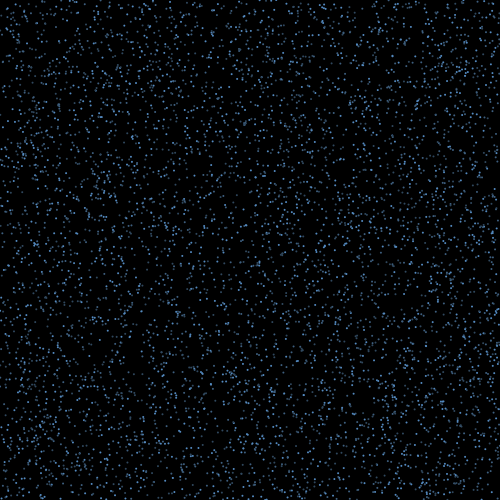
Frame 1 (no input)
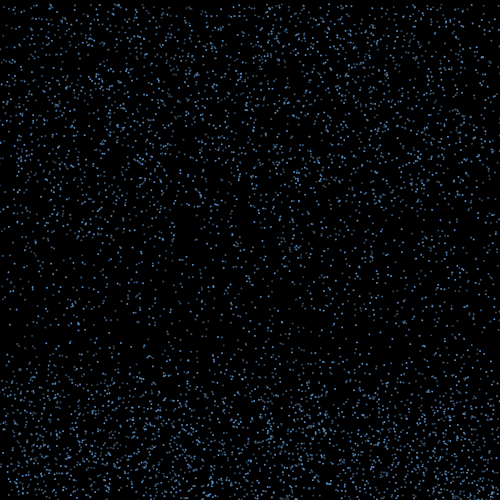
Frame 60 (the mouse pressed at the canvas centre just before this capture)
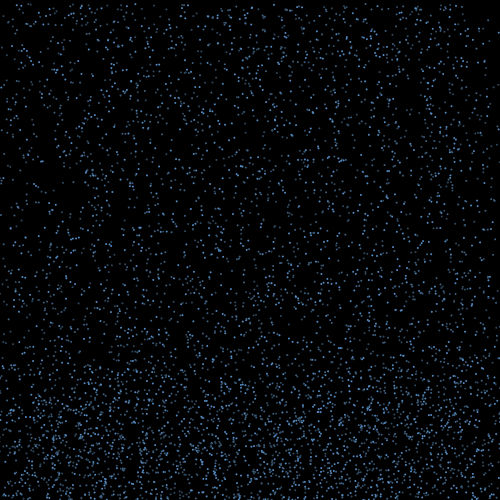
Frame 120 (the mouse held since frame 60 and released just before this capture)

The Processing sketch that drew these frames (run headless with seeded random() and noise(); from frame 60 on, the mouse is pressed at the canvas centre):

// Processing sketch: processing_42366
// ── processing_42366.pde

Ball myBall;
Ball myBall2;

int NUM_BALLS = 6000;

Ball[] myBalls = new Ball[NUM_BALLS]; 
color[] myColors = {#5389BF, #3D5E7E, #2F475D}; 


void setup()
{
  size(500, 500);
  smooth();
  noStroke();
  frameRate(60);

    for (int i = 0; i<NUM_BALLS; i++)
  {
    myBalls[i] = new Ball();
    myBalls[i].posX = random(0, width);
    myBalls[i].posY = random(0, height);
    myBalls[i].speedY = random(4, 10);
    myBalls[i].myColor = myColors[i % 3];

  }
}

void draw()
{
  background(0, 0, 0, 200);
    for (int i = 0; i<NUM_BALLS; i++)
  {

    myBalls[i].update();
  }

}

class Ball
{
  //properties
  int myDiameter = 2;
  float posX = 250;
  float posY = 0;
  float speedX = 0;
  float speedY = 1;
  color myColor = #5389BF;

  void update() {
    fill(myColor);
    ellipse(posX, posY, myDiameter, myDiameter);
    if (posY > height)
    {

      speedY *= -1;
      speedX = random(-3, 3);
    }
    if ((posY < (height - 40+(speedY * 10))) && (speedY < 0))
    {
      posY = 0; 
      speedY = random(4, 10);
      speedX = 0;
    }
    posX += speedX;
    posY += speedY;
  }
}
